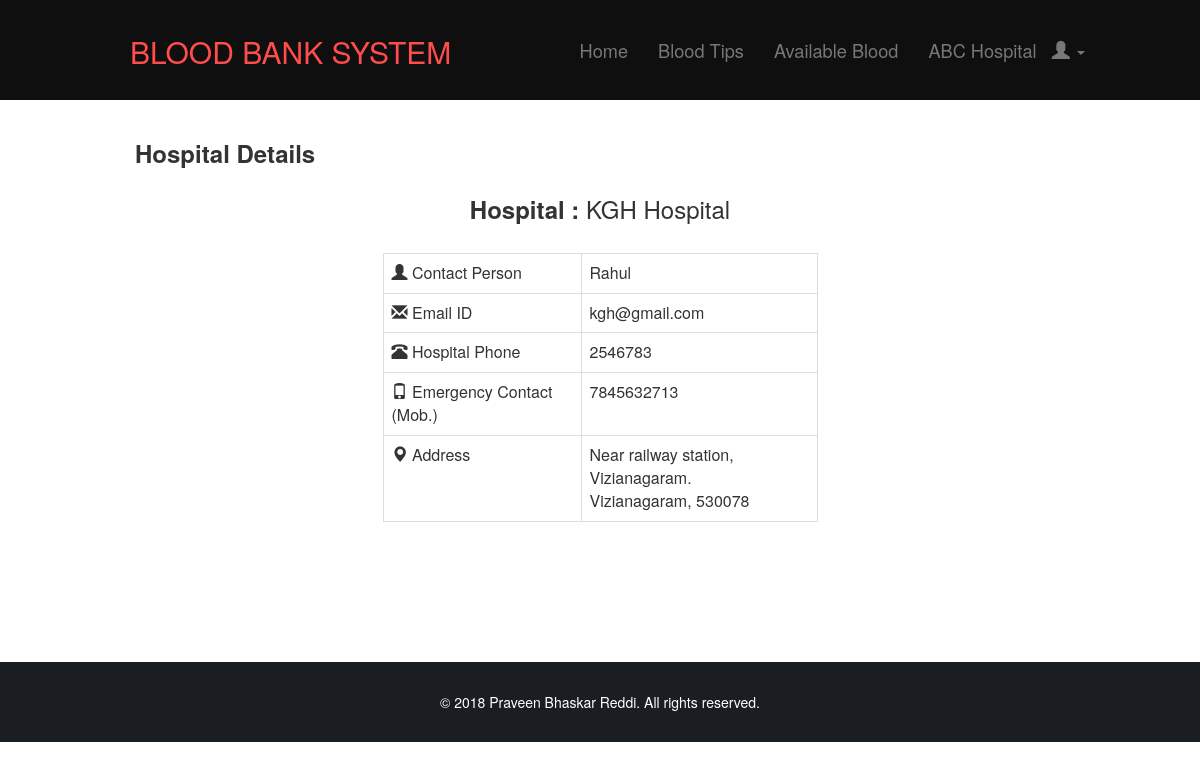
The page /hospital.php?hos=kgh@gmail.com (signed in) on the database its author committed.
### tables this page shows
CREATE TABLE `user_details` (
  `email` varchar(255) NOT NULL,
  `name` varchar(255) NOT NULL,
  `pass` varchar(255) NOT NULL,
  `type_id` int(5) NOT NULL
);

CREATE TABLE `hospital` (
  `hname` varchar(45) NOT NULL,
  `cname` varchar(45) NOT NULL,
  `email` varchar(45) NOT NULL,
  `phone` bigint(15) NOT NULL,
  `mob` bigint(13) NOT NULL,
  `city` varchar(45) NOT NULL,
  `pin` int(10) NOT NULL,
  `address` text NOT NULL,
  `time_stamp` datetime NOT NULL
);

### hospital.php (the view, shortened to what this page needs)
<html lang="en">
<head>
    <?php include 'meta.php'?>
</head>
<body>
    <?php
                include 'connectMysql.php';
                if(isset($_SESSION["username"]) && $_SESSION["type"]==1)
                {
                    if($_POST['blood_req'] == "grant_req")
                    {
                        date_default_timezone_set('Asia/Calcutta');
                        $d = date("y-m-d H:i:s");
                        $query = "SELECT max(sn) as snm FROM blood_request";
                        $run_sql = mysqli_query($conn,$query);
                        $rows = mysqli_fetch_array($run_sql);
                        $sn = $rows['snm'];
                        $sn = $sn + 1;
                        $eee = $_SESSION["username"];
                        $h_e = $_POST['hos_id'];
                        $b_group = $_SESSION['b_group'];
                        $query_in = "INSERT into blood_request values($sn, '$eee', '$h_e','$b_group',1,'Pending','$d')";
                        if ($conn->query($query_in) === TRUE) {
                            header("Location: availableBlood.php?message=<font color='green'>Blood Requested</font>");
                        }
                        else
                        {
                            header("Location: availableBlood.php?message=<font color='red'>Problem in Blood Request <br>$conn->error</font>");
                        }
                    }
                    else
                    {
                    $hos = $_GET['hos'];
                    include 'Receivers_Header.php';
                    $query = "SELECT * FROM hospital where email='$hos'";
                    $run_sql = mysqli_query($conn,$query);
                    $rows = mysqli_fetch_array($run_sql)
    ?>
        <div class="container" id="hp">
            <h3><b>Hospital Details</b></h3>
            <div class="col-sm-3">
            </div>
            <div class="col-sm-6">
                <center>
                    <h3><b>Hospital : </b>
                        <?php echo $rows['hname'];?>
                    </h3>
                </center><br>
                <table class="table table-bordered">
                    <tr>
                        <td><span class="glyphicon glyphicon-user"></span> Contact Person</td>
                        <td>
                            <?php echo $rows['cname']; ?>
                        </td>
                    </tr>
                    <tr>
                        <td><span class="glyphicon glyphicon-envelope"></span> Email ID</td>
                        <td>
                            <?php echo $rows['email']; ?>
                        </td>
                    </tr>
                    <tr>
                        <td><span class="glyphicon glyphicon-phone-alt"></span> Hospital Phone</td>
                        <td>
                            <?php echo $rows['phone']; ?>
                        </td>
                    </tr>
                    <tr>
                        <td><span class="glyphicon glyphicon-phone"></span> Emergency Contact (Mob.)</td>
                        <td>
                            <?php echo $rows['mob']; ?>
                        </td>
                    </tr>
                    <tr>
                        <td><span class="glyphicon glyphicon-map-marker"></span> Address</td>
                        <td>
                            <?php echo $rows['address']; echo "<br>"; echo $rows['city']; echo ", "; echo $rows['pin']; ?></td>
                    </tr>
                </table>
            </div>
            <div class="col-sm-3">
            </div>
        </div>
        <?php
                }
                }
                else{
                        header("Location: loginAgain.php");
                }
    ?>
            <?php include 'footer.php';?>
</body>
</html>

### Receivers_Header.php (shortened to what this page needs)
<?php
    include 'connectMysql.php';
    if(isset($_SESSION["username"]) && $_SESSION["type"]==1)
    {
        $eee = $_SESSION["username"];
        $query = "SELECT name FROM user_details where email='$eee'";
        $run_sql = mysqli_query($conn,$query);
        $rows = mysqli_fetch_array($run_sql);
        $name = $rows['name'];
    }
?>
    <nav class="navbar navbar-default navbar-fixed-top">
        <div class="container-fluid">
            <div class="navbar-header">
                <a class="navbar-brand" href="index.php">
                    <a class="navbar-brand" href="#"><h2>Blood Bank System</h2></a>
                </a>
            </div>
            <div class="collapse navbar-collapse" id="myNavbar">
                <ul class="nav navbar-nav navbar-right">
                    <li><a href="Receivers_home.php">Home</a></li>
                    <li><a href="#">Blood Tips</a></li>
                    <li><a href="availableBlood.php">Available Blood</a></li>
                    <li class="dropdown">
                        <a class="dropdown-toggle" data-toggle="dropdown" href="#">
                            <?php
                                echo $name;
                                echo " &nbsp; <span class='glyphicon glyphicon-user'></span>";
                                ?>
                        <span class="caret"></span>
                    </a>
                    </li>
                </ul>
            </div>
        </div>
    </nav>

### css/myStyle.css (style rules this page uses)
.navbar { //background-color: #fff; //border-color: transparent; height: 100px; }
.navbar .container-fluid { background: #0f0f0f; padding-right: 115px; padding-left: 115px; height: 100px; }
.navbar-collapse { padding-top: 25px; }
.navbar-nav>li { font-size: 130%; }
.navbar-brand>h2 { text-transform: uppercase; color: #ff4c4c; }
#hp { padding: 120px; }
.container { padding :20px; }

### rows shown on the page
user_details: name "ABC Hospital"
hospital: hname "KGH Hospital", cname "Rahul", email "kgh@gmail.com", phone "2546783", mob "7845632713", address "Near railway station, Vizianagaram.", city "Vizianagaram", pin "530078"
